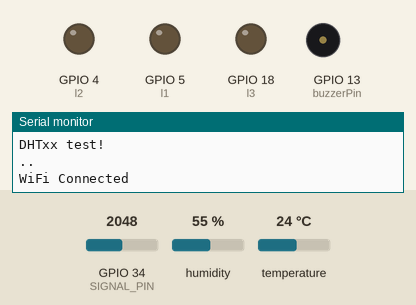
This sketch was run on a simulated ESP32. Parts: output pins drawn as LEDs (lit = HIGH), buzzer (waves = sounding, pin HIGH), the last lines printed to the serial monitor. The inputs (shaded band) are chosen by the test bench; at power-on: humidity 55 %, GPIO 34 (SIGNAL_PIN) = 2048, temperature 24 °C. WiFi joins after 1.5 s; servers stay silent unless stated; pins used as bus, display or sensor lines are not drawn.

Above: at 3.9 s.
4.0 s: humidity set to 31 %
9.6 s: humidity set to 28 %
At 14.7 s:
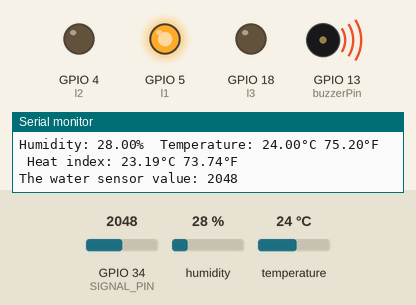
15.2 s: humidity set to 68 %
At 18.2 s:
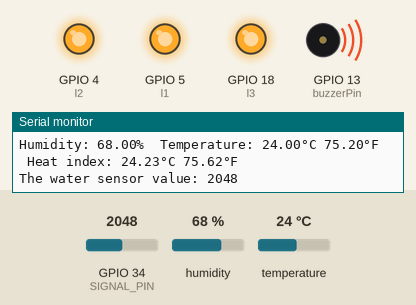
20.8 s: humidity set to 63 %
26.4 s: humidity set to 59 %
At 27.6 s:
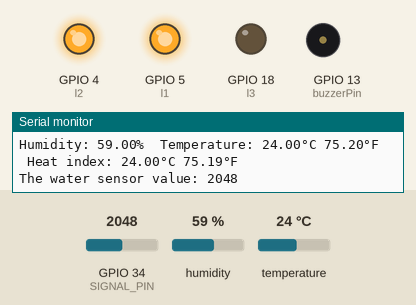
32.0 s: humidity set to 22 %
At 35.9 s:
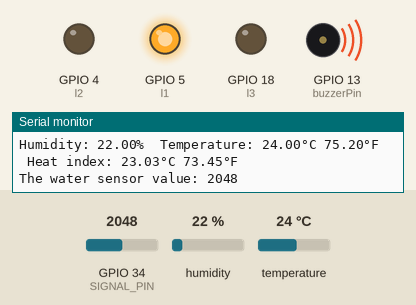
Timing chart, 0 to 37.4 s (numbered marks = the images above; inputs shaded):
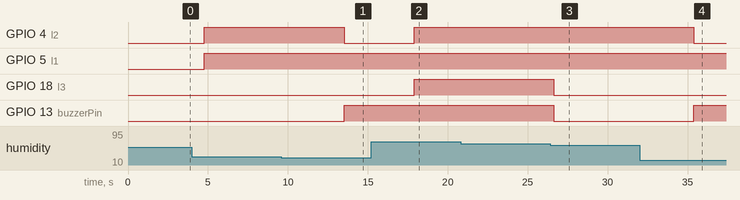

The sketch:

water_dht.ino
```cpp
#include <WiFi.h>
WiFiClient client;
const char* MY_SSID = "VVCE_Sports Complex";
const char* MY_PWD = "Vvce_9271";
const char* TS_SERVER = "api.thingspeak.com";
String TS_API_KEY ="BCZKYGEYV1Y5ZXV7";
#include "DHT.h"
#define DHTPIN 2
#define DHTTYPE DHT11
#define POWER_PIN  17 // VCC pin
#define SIGNAL_PIN 34
DHT dht(DHTPIN, DHTTYPE);
int value = 0;
const int buzzerPin = 13;
const int l1=5;
const int l2=4;
const int l3=18;
void connectWifi()
{
  Serial.print("Connecting to "+ *MY_SSID);
  WiFi.begin(MY_SSID, MY_PWD);
  while (WiFi.status() != WL_CONNECTED)
  {
    delay(1000);
    Serial.print(".");
  }
  Serial.println("");
  Serial.println("WiFi Connected");
  Serial.println("");
}
void setup() {
  Serial.begin(9600);
  Serial.println(F("DHTxx test!"));
  Serial.begin(9600);
  pinMode(POWER_PIN, OUTPUT);   // configure pin as an OUTPUT
  pinMode(buzzerPin, OUTPUT);
  pinMode(l1,OUTPUT);
  pinMode(l2,OUTPUT);
  pinMode(l3,OUTPUT);
  digitalWrite(POWER_PIN, LOW);
  dht.begin();
  delay(700);
  connectWifi();
}
void loop()
{
  delay(2000);
  float h = dht.readHumidity();
  float t = dht.readTemperature();
  float f = dht.readTemperature(true);
  if (isnan(h) || isnan(t) || isnan(f)) {
    Serial.println(F("Failed to read from DHT sensor!"));
    return;
  }
  float hif = dht.computeHeatIndex(f, h);
  float hic = dht.computeHeatIndex(t, h, false);
  Serial.print(F("Humidity: "));
  Serial.print(h);
  Serial.print(F("%  Temperature: "));
  Serial.print(t);
  Serial.print(F("°C "));
  Serial.print(f);
  Serial.print(F("°F  Heat index: "));
  Serial.print(hic);
  Serial.print(F("°C "));
  Serial.print(hif);
  Serial.println(F("°F"));
  digitalWrite(POWER_PIN, HIGH);  // turn the sensor ON
  delay(10);                      // wait 10 milliseconds
  value = analogRead(SIGNAL_PIN); // read the analog value from sensor
  digitalWrite(POWER_PIN, LOW);   // turn the sensor OFF

  Serial.print("The water sensor value: ");
  Serial.println(value);
  if(h<30){
  digitalWrite(l1,HIGH);
  digitalWrite(l2,LOW);
  digitalWrite(l3,LOW);
  digitalWrite(buzzerPin, HIGH);
  delay(100);
  }
  else if(h>=30&&h<=60){
  digitalWrite(l1,HIGH);
  digitalWrite(l2,HIGH);
  digitalWrite(l3,LOW);
  digitalWrite(buzzerPin, LOW);
  delay(100);
  }
  else{
  digitalWrite(l1,HIGH);
  digitalWrite(l2,HIGH);
  digitalWrite(l3,HIGH);
  digitalWrite(buzzerPin,HIGH);
  delay(100);
  }
  delay(1000);
  if (client.connect(TS_SERVER, 80))
  {
     String postStr = TS_API_KEY;
     postStr += "&field1=";
     postStr += String(value);
     postStr += "&field2=";
     postStr += String(t);
     postStr += "&field3=";
     postStr += String(h);
     postStr += "\r\n\r\n";

     client.print("POST /update HTTP/1.1\n");
     client.print("Host: api.thingspeak.com\n");
     client.print("Connection: close\n");
     client.print("X-THINGSPEAKAPIKEY: " + TS_API_KEY + "\n");
     client.print("Content-Type: application/x-www-form-urlencoded\n");
     client.print("Content-Length: ");
     client.print(postStr.length());
     client.print("\n\n");
     client.print(postStr);
     delay(1000);
   }
   client.stop();
}
```

Measured:
- the behaviour switches between 30 and 29 % on humidity (found by bisection; images 0 and 1)
- the behaviour switches between 61 and 60 % on humidity (found by bisection; images 2 and 3)
- after the input at 9.6 s, GPIO 4 (l2): HIGH → LOW after 3.9 s; GPIO 13 (buzzerPin): LOW → HIGH after 3.9 s
- after the input at 15.2 s, GPIO 4 (l2), GPIO 18 (l3): LOW → HIGH after 2.7 s
- after the input at 26.4 s, GPIO 18 (l3), GPIO 13 (buzzerPin): HIGH → LOW after 0.24 s
- after the input at 32.0 s, GPIO 4 (l2): HIGH → LOW after 3.4 s; GPIO 13 (buzzerPin): LOW → HIGH after 3.4 s
